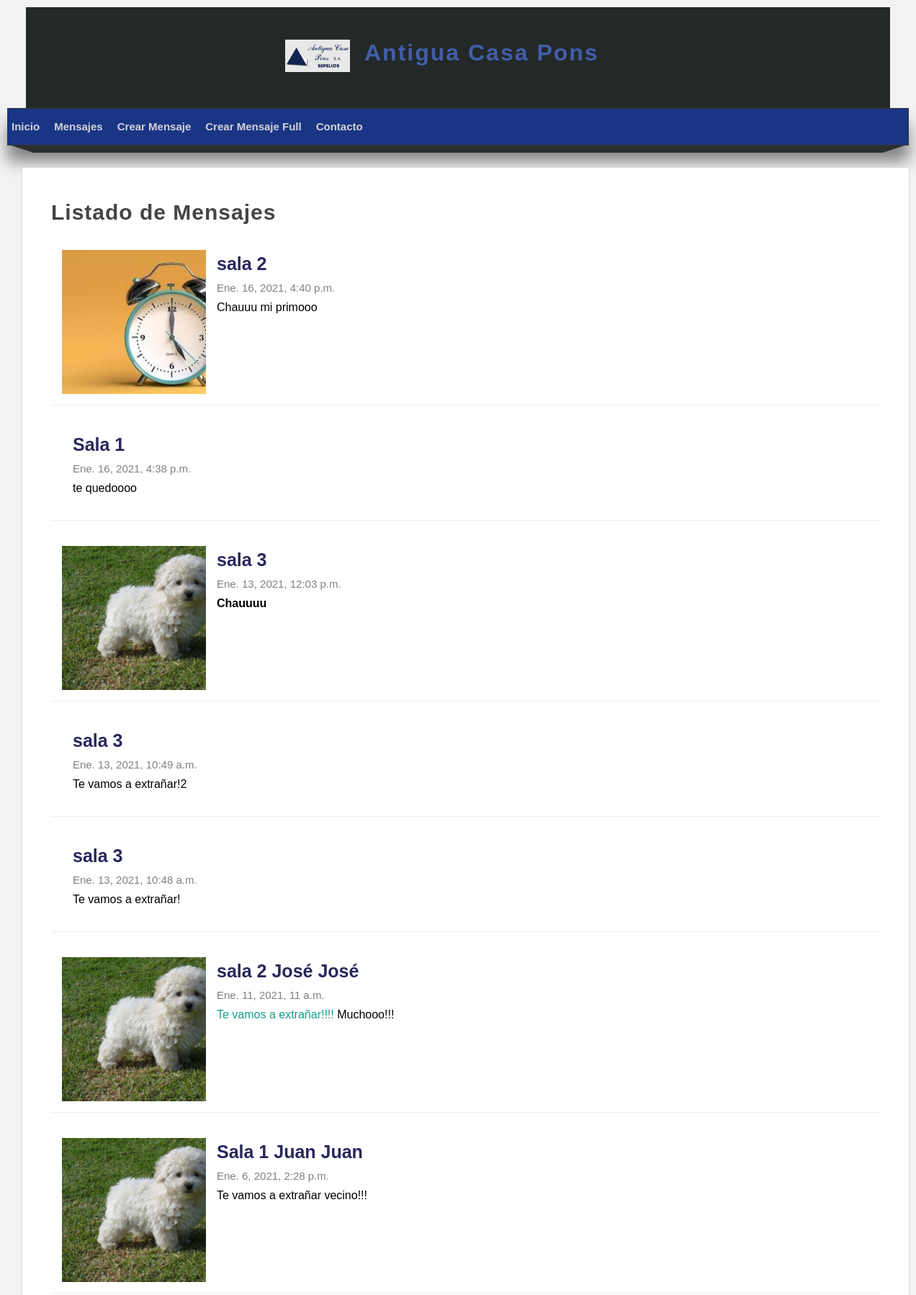
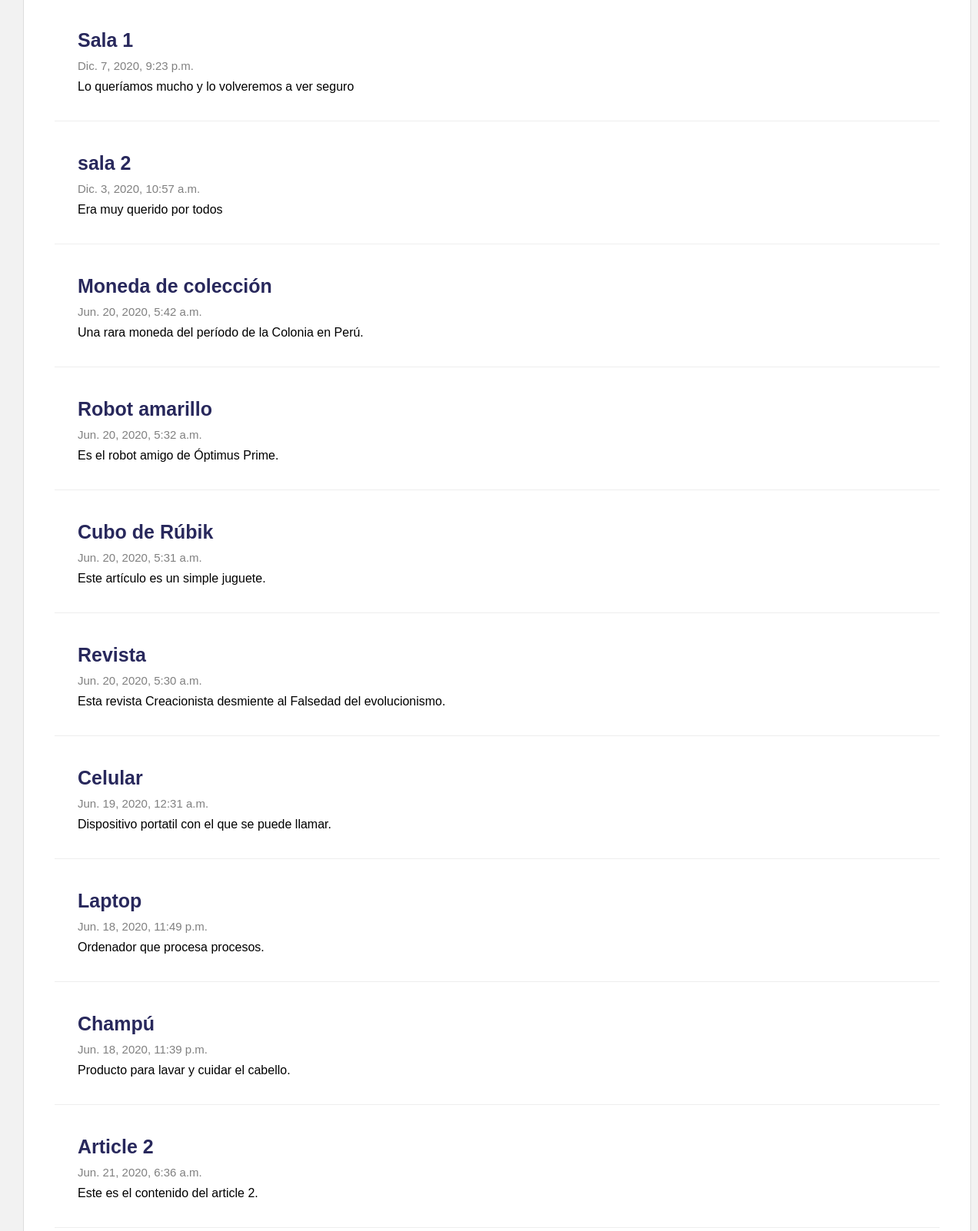
Page /articulos/ (upper part) on the committed database (2 pictures, top to bottom).
### miApp/models.py (models this page shows, shortened)
class Article(models.Model):
    title = models.CharField(max_length=100, verbose_name='Título')
    content = RichTextField(blank=True,verbose_name='Contenido')
    image = models.ImageField(default='null', verbose_name="Miniatura", upload_to='articles')
    public = models.BooleanField(verbose_name='Publicado')
    created_at = models.DateTimeField(auto_now_add=True, verbose_name='Creado')
    updated_at = models.DateTimeField(auto_now=True, verbose_name='Editado')
    class Meta:
        verbose_name = "Mensaje"
        verbose_name_plural = "Mensajes"
        ordering = ['-id']

### miApp/views.py (the view)
# urls.py: path('articulos/', views.listar_articulos, name='n_articulos'),
def listar_articulos(request):
    articulos = Article.objects.order_by('-id').exclude(public=False)
    return render(
        request,
        'articulos.html',
        {
            'articulos': articulos
        }
    )

### miApp/templates/articulos.html (shortened to what this page needs)
{% extends 'layout.html' %}
{% block content %}
    <h1 class="title">Listado de Mensajes</h1>
        {% for articulo in articulos %}
            <article class="article-item">
                {% if articulo.image != 'null' and articulo.image.url|length >= 1 %}
                    <div class="image">
                        <img src="{{articulo.image.url}}"/>
                    </div>
                {% endif %}
                <div class="data">
                    <h2> {{ articulo.title }} </h2>
                    <span class="date">{{articulo.created_at}}</span>
                    <p>
                        {{ articulo.content|safe}}
                    </p>
                </div>
            </article>
        {% endfor %}
{% endblock %}

### miApp/templates/layout.html (shortened to what this page needs)
<!DOCTYPE html>
<html lang="es">
    <head>
        {% load static %}
        <link rel='stylesheet' type='text/css' href="{% static 'css/styles.css' %}" />
    </head>
    <body>
        <header>
            <div id="logotipo">
                <img src="{% static 'images/casapons.png' %}" />
                <h1><strong>Antigua Casa Pons</strong></h1>
            </div>
        </header>
        <nav>
            <ul>
                <li>
                    <strong><a href="{% url 'n_index' %}">Inicio</a></strong>
                </li>
                <li>
                    <strong><a href="{% url 'n_articulos' %}">Mensajes</a></strong>
                </li>
                <li>
                    <strong><a href="{% url 'n_create_full_article' %}">Crear Mensaje</a></strong>
                </li>
                <li>
                    <strong><a href="{% url 'mensaje_full' %}">Crear Mensaje Full</a></strong>
                </li>
                <li>
                    <strong><a href="{% url 'n_contacto' %}">Contacto</a></strong>
                </li>
            </ul>
        </nav>
        <div class="barra">
            <span class="esquina-izquierda"></span>
            <span class="relleno-barra"></span>
            <span class="esquina-derecha"></span>
        </div>
        <div id="content">
            <div class="box">
                {% block content %}{% endblock %}
            </div>
        </div>
    </body>
</html>

### miApp/static/css/styles.css (style rules this page uses)
* { margin: 0px; padding: 0px; font-family: sans-serif, Arial, Helvetica; text-decoration: none; }
.box p, .box h2, .box h3, .box ul { margin-top: 5px; margin-bottom: 5px; }
body { background-color: #F2F2F2; }
header { width: 1200px; height: 140px; background-color: #232828; margin: 0px auto; margin-top: 10px; }
#logotipo { width: 40%; height: 130px; margin: 0 auto; padding-top: 10px; }
#logotipo img { display: block; width: 90px; float: left; margin-top: 35px; }
#logotipo h1 { display: block; float: left; margin-top: 35px; margin-left: 20px; letter-spacing: 2px; font-weight: lighter; color: #425ea9; }
nav { width: 1250px; height: 50px; margin: 0 auto; background-color: #1b3585; border: 1px solid #333333; box-shadow: 0px 22px 22px gray; font-size: 15px; }
nav ul { list-style: none; text-decoration: none; }
nav ul li { line-height: 40px; float: left; }
nav ul li a { display: block; padding: 5px; padding-right: 15px; color: #d1d4d6; }
.barra { width: 1240px; margin: 0 auto; }
.esquina-izquierda { display: block; border-left: 30px solid transparent; border-top: 10px solid #2b2f30; float:left; }
.esquina-derecha { display: block; border-right: 30px solid transparent; border-top: 10px solid #2b2f30; float:right; }
.relleno-barra { display: block; width: 1180px; height: 10px; background: #2b2f30; float: left; }
#content { width: 1212px; min-height: 930px; margin: 0 auto; margin-bottom: 40px; margin-top: 30px; }
.box { background: white; width: 95%; min-height: 930px; padding-bottom: 10px; padding: 40px; border: 1px solid #ddd; border-radius: 2px; margin: 0 auto; }
.title { color: #444; letter-spacing: 1px; font-size: 30px; margin-bottom: 10px; margin-top: 5px; }
.article-item { margin-bottom: 20px; margin-top: 20px; padding: 15px; border-bottom: 1px solid #eee; clear: both; }
.article-item .image { width: 200px; height: 200px; float: left; overflow: hidden; }
.article-item .image img { height: 200px }
.article-item .data { float: left; padding: 15px; padding-top: 0px; }
.article-item h2 { display: block; font-size: 25px; color: rgb(40, 40, 92); margin-bottom: 10px; }
.article-item span.date { display: block; font-size: 15px; color: gray; margin-bottom: 10px; }

### rows in the picture
Article: image (picture), title "sala 2", created_at "Ene. 16, 2021, 4:40 p.m.", content "Chauuu mi primooo"
Article: title "Sala 1", created_at "Ene. 16, 2021, 4:38 p.m.", content "te quedoooo"
Article: image (picture), title "sala 3", created_at "Ene. 13, 2021, 12:03 p.m.", content "Chauuuu"
Article: title "sala 3", created_at "Ene. 13, 2021, 10:49 a.m.", content "Te vamos a extrañar!2"
Article: title "sala 3", created_at "Ene. 13, 2021, 10:48 a.m.", content "Te vamos a extrañar!"
Article: image (picture), title "sala 2 José José", created_at "Ene. 11, 2021, 11 a.m.", content "Te vamos a extrañar!!!! Muchooo!!!"
Article: image (picture), title "Sala 1 Juan Juan", created_at "Ene. 6, 2021, 2:28 p.m.", content "Te vamos a extrañar vecino!!!"
Article: title "Sala 1", created_at "Dic. 7, 2020, 9:23 p.m.", content "Lo queríamos mucho y lo volveremos a ver seguro"
Article: title "sala 2", created_at "Dic. 3, 2020, 10:57 a.m.", content "Era muy querido por todos"
Article: title "Moneda de colección", created_at "Jun. 20, 2020, 5:42 a.m.", content "Una rara moneda del período de la Colonia en Perú."
Article: title "Robot amarillo", created_at "Jun. 20, 2020, 5:32 a.m.", content "Es el robot amigo de Óptimus Prime."
Article: title "Cubo de Rúbik", created_at "Jun. 20, 2020, 5:31 a.m.", content "Este artículo es un simple juguete."
Article: title "Revista", created_at "Jun. 20, 2020, 5:30 a.m.", content "Esta revista Creacionista desmiente al Falsedad del evolucionismo."
Article: title "Celular", created_at "Jun. 19, 2020, 12:31 a.m.", content "Dispositivo portatil con el que se puede llamar."
Article: title "Laptop", created_at "Jun. 18, 2020, 11:49 p.m.", content "Ordenador que procesa procesos."
Article: title "Champú", created_at "Jun. 18, 2020, 11:39 p.m.", content "Producto para lavar y cuidar el cabello."
Article: title "Article 2", created_at "Jun. 21, 2020, 6:36 a.m.", content "Este es el contenido del article 2."
